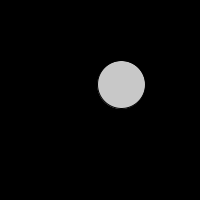
Frame 1 (no input)
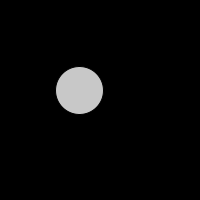
Frame 60 (the mouse pressed at the canvas centre just before this capture)
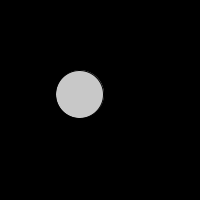
Frame 120 (the mouse held since frame 60 and released just before this capture)

The Processing sketch that drew these frames (run headless with seeded random() and noise(); from frame 60 on, the mouse is pressed at the canvas centre):

// Processing sketch: Test13_3
// ── Test13_3.pde
float xtime=0.0,ytime=100.0;
float increment=0.01;

void setup(){
  size(200,200);
}

void draw(){
  background(0);
  float x = noise(xtime)*width;
  float y = noise(ytime)*height;
  xtime+=increment;
  ytime+=increment;
  
  fill(200);
  ellipse(x,y,48,48);
}
